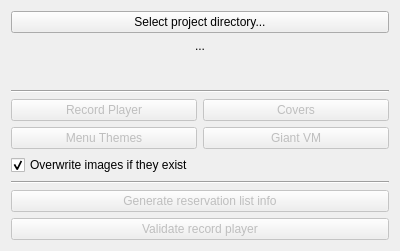
<?xml version="1.0" encoding="UTF-8"?>
<ui version="4.0">
 <class>ProjectWindow</class>
 <widget class="QWidget" name="ProjectWindow">
  <property name="geometry">
   <rect>
    <x>0</x>
    <y>0</y>
    <width>400</width>
    <height>251</height>
   </rect>
  </property>
  <property name="windowTitle">
   <string>Pivoine</string>
  </property>
  <layout class="QVBoxLayout" name="verticalLayout">
   <item>
    <widget class="QPushButton" name="projectPushButton">
     <property name="text">
      <string>Select project directory...</string>
     </property>
    </widget>
   </item>
   <item>
    <widget class="QLabel" name="projectTextLabel">
     <property name="text">
      <string>...</string>
     </property>
     <property name="alignment">
      <set>Qt::AlignmentFlag::AlignCenter</set>
     </property>
    </widget>
   </item>
   <item>
    <spacer name="verticalSpacer">
     <property name="orientation">
      <enum>Qt::Orientation::Vertical</enum>
     </property>
     <property name="sizeHint" stdset="0">
      <size>
       <width>20</width>
       <height>40</height>
      </size>
     </property>
    </spacer>
   </item>
   <item>
    <widget class="Line" name="line">
     <property name="orientation">
      <enum>Qt::Orientation::Horizontal</enum>
     </property>
    </widget>
   </item>
   <item>
    <layout class="QGridLayout" name="gridLayout">
     <item row="0" column="0">
      <widget class="QPushButton" name="rpPushButton">
       <property name="enabled">
        <bool>false</bool>
       </property>
       <property name="text">
        <string>Record Player</string>
       </property>
      </widget>
     </item>
     <item row="0" column="1">
      <widget class="QPushButton" name="coverPushButton">
       <property name="enabled">
        <bool>false</bool>
       </property>
       <property name="text">
        <string>Covers</string>
       </property>
      </widget>
     </item>
     <item row="1" column="0">
      <widget class="QPushButton" name="themePushButton">
       <property name="enabled">
        <bool>false</bool>
       </property>
       <property name="text">
        <string>Menu Themes</string>
       </property>
      </widget>
     </item>
     <item row="1" column="1">
      <widget class="QPushButton" name="vmPushButton">
       <property name="enabled">
        <bool>false</bool>
       </property>
       <property name="text">
        <string>Giant VM</string>
       </property>
      </widget>
     </item>
    </layout>
   </item>
   <item>
    <widget class="QCheckBox" name="overwriteCheckBox">
     <property name="text">
      <string>Overwrite images if they exist</string>
     </property>
     <property name="checked">
      <bool>true</bool>
     </property>
    </widget>
   </item>
   <item>
    <widget class="Line" name="line_2">
     <property name="orientation">
      <enum>Qt::Orientation::Horizontal</enum>
     </property>
    </widget>
   </item>
   <item>
    <widget class="QPushButton" name="reservationListPushButton">
     <property name="enabled">
      <bool>false</bool>
     </property>
     <property name="text">
      <string>Generate reservation list info</string>
     </property>
    </widget>
   </item>
   <item>
    <widget class="QPushButton" name="validateRPPushButton">
     <property name="enabled">
      <bool>false</bool>
     </property>
     <property name="toolTip">
      <string>This might take a while!</string>
     </property>
     <property name="text">
      <string>Validate record player</string>
     </property>
    </widget>
   </item>
  </layout>
 </widget>
 <resources/>
 <connections/>
</ui>
